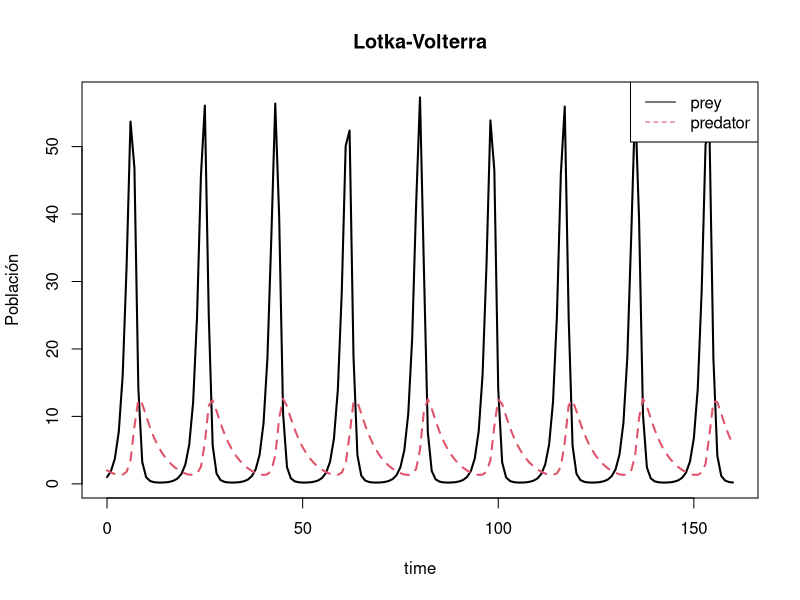
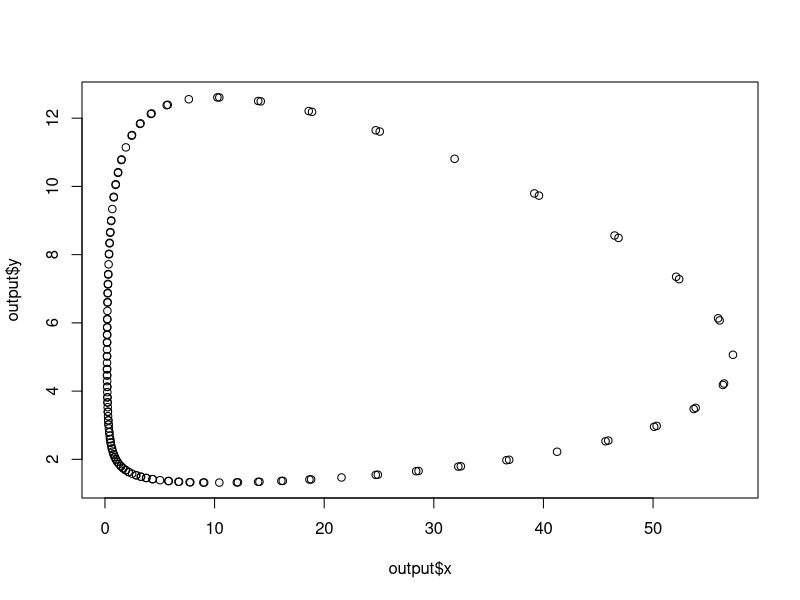

These charts were generated, in order, by the following R code:
#############################################################################
#
#Objective: set up a baseline code to numerically simulates ode's solutions 
#Author: Imelda Trejo
#
#Bibliography: Dynamical Systems for Biological Modeling, An Introduction.
#               By Fred Brauer and Christopher Kribs, 1ra. edici\'on, 2016
#
#Ejemplo 1. predator-pray Lotka-Volterra Equations, page 123
#
#code adapted from 
#https://www.rdocumentation.org/packages/deSolve/versions/1.40/topics/ode
#
#Last update: 10/02/2024
#
# ver este post  https://strimas.com/post/lotka-volterra/
################################################

# Instala el paquete si no lo tienes
#if (!require(deSolve)) {
#  install.packages("deSolve")
#}

library(deSolve)


# Definimos el modelo predator-prey Lotka-Volterra

predator_prey_model <- function(t, state, parameters) {
  with(as.list(c(state, parameters)), {
    # Ecuaciones del modelo
    dx <- x*(lambda-b*y)
    dy <- y*(-mu+c*b*x)
    # Retornar las derivadas
    list(c(dx, dy))
  })
}

# Parámetros del modelo
parameters <- c(
  lambda = 1,  # Tasa intrinseca de crecimiento de la presas
  mu = 0.2,      # Tasa natural de mortalidad de los predadores
  b =0.2,        # Tasa de ataque
  c = 0.1        # Tasa de efficiencia 
)

# Condiciones iniciales
x0 <- 1      # Población inicial de la presa
y0 <- 2        # Población inicial de los predadores

state <- c(x = x0, y=y0)

# Tiempo de simulación
times <- seq(0, 160, by = 1)

# Salida o solucion numérica del modelo
output <- ode(y = state, times = times, func = predator_prey_model, parms = parameters)

# Convertimos la salida en un data.frame
output <- as.data.frame(output)

#plot(output)

## User specified plotting
matplot(output[ , 1], output[ , 2:3], type = "l", xlab = "time", ylab = "Población",
        main = "Lotka-Volterra", lwd = 2)
legend("topright", c("prey", "predator"), col = 1:2, lty = 1:2)

#retrato phase

plot(output$x,output$y)
